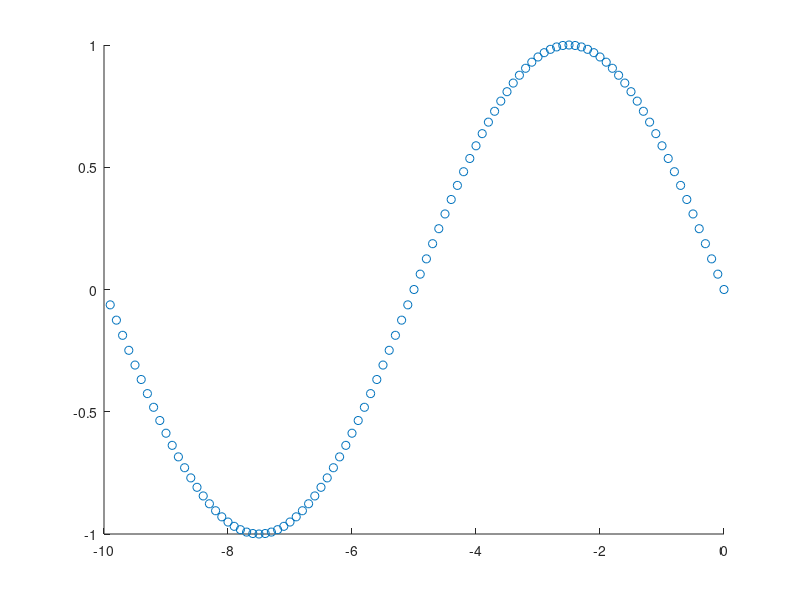

This figure's MATLAB source: (Note: this script raises an error after producing the figure.)

nPoints = 100;
for cnt1 = 1: nPoints
    forceFieldTraj(1,cnt1) = -10* (1 - cnt1/nPoints);
    forceFieldTraj(2,cnt1) = sin(2*pi*(1 - cnt1/nPoints));
end

figure
hold on
scatter(forceFieldTraj(1,:),forceFieldTraj(2,:))

% ax_x=linspace(-12,2,100); 
% ax_y=linspace(-5,5,100);
% [x_tmp y_tmp]=meshgrid(ax_x,ax_y);


nSample = 20;
for cnt2 = 1:nSample
    x = cnt2*(0+5)/nSample - 5;
    for cnt3 = 1:nSample
        y = cnt3*(2+2)/nSample - 2;
        force = computeForceField([x;y],forceFieldTraj,0.2);
        quiver(x,y,force(1),force(2))
    end
end